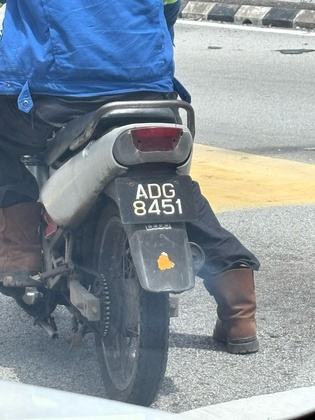
%> input picture Preprocessing/Motor/Motor4.jpg, 315 x 420 px, shrunk from 960 x 1280 before the run
$ octave Testing1.m   (GNU Octave 9; MATLAB toolbox functions it lacks are replaced by stand-ins)
%> lines starting %> are read from the running program, lines starting %| are printed output that depends on the picture; in (x1, y1, x2, y2) boxes, pixels count from 0 and x2, y2 are one past the last pixel; in counts of white or black regions, pixels touching at a corner belong together; the program's own positions count from 1
% Read the image
img = imread('C:\Users\ianbi\Desktop\MATLAB\Preprocessing\Motor\Motor4.jpg');
%> img is the input picture: size 420x315x3 uint8; mean R, G, B 133, 144.6, 154.9

% Step 1: Convert the image to grayscale
gray_img = rgb2gray(img);
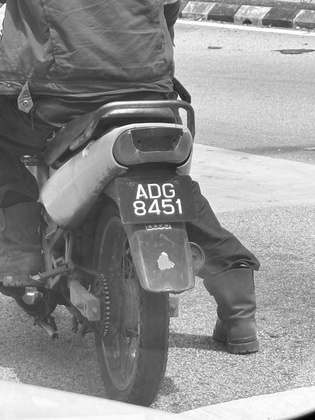
%> gray_img: size 420x315 uint8; min 2, max 255, mean 142.3

% Step 2: Apply image thresholding (black and white)
bw_img = imbinarize(gray_img);
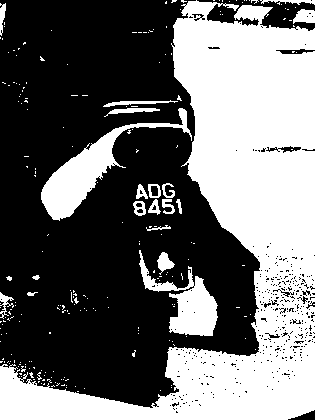
%> bw_img: size 420x315 logical; 42.6% white; 231 white regions (210 under 20 px), largest, box (x1, y1, x2, y2) and area: (0, 0, 315, 420) 47570, (41, 108, 192, 221) 3671, (139, 250, 218, 336) 2447

% Step 3: Edge Detection
edge_img = edge(bw_img, 'Canny');
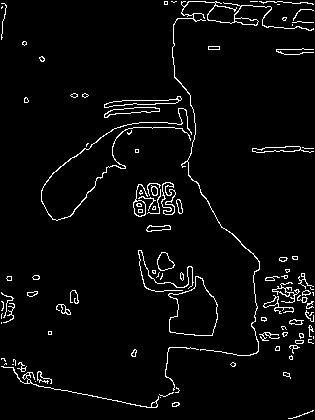
%> edge_img: size 420x315 logical; 3.8% white in thin lines or dots

% Step 4: Morphological dilation to enhance edges
se = strel('rectangle', [5,5]); % Create a structuring element (you can change size)
dilated_img = imdilate(edge_img, se);
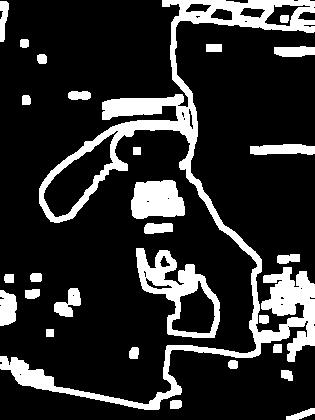
%> dilated_img: size 420x315 logical; 17.7% white; 28 white regions

% Step 5: Find the license plate region
% Using region properties to detect the plate based on its size
stats = regionprops(dilated_img, 'BoundingBox', 'Area');
%> stats = 28 regions; largest, box (x1, y1, x2, y2) and Area: (0, 0, 315, 410) 14659, (136, 248, 220, 338) 2649, (131, 180, 185, 219) 1717, (250, 144, 315, 155) 596, (0, 290, 17, 326) 504
% Filter regions based on area (you can tweak the area threshold)
plate_regions = stats([stats.Area] > 1000); % You can adjust threshold for plate size
%> plate_regions = 3 regions; box (x1, y1, x2, y2) and Area: (0, 0, 315, 410) 14659, (136, 248, 220, 338) 2649, (131, 180, 185, 219) 1717

% Step 6: Extract the license plate region from the image
if ~isempty(plate_regions)
    for k = 1:length(plate_regions)
        % Extract bounding box of the license plate
        bbox = plate_regions(k).BoundingBox;
        plate = imcrop(gray_img, bbox); % Crop the license plate area

        % Step 7: Apply thresholding to the cropped region (to isolate characters)
        plate_bw = imbinarize(plate);

        % Step 8: Perform morphological operations (like dilation) to separate characters
        plate_dilated = imdilate(plate_bw, se);

        % Step 9: Find individual characters in the plate
        char_stats = regionprops(plate_dilated, 'BoundingBox');

        % Step 10: Extract each character
        for i = 1:length(char_stats)
            char_bbox = char_stats(i).BoundingBox;
            char_img = imcrop(plate_dilated, char_bbox); % Crop each character
            imshow(char_img); % Display character
            pause(0.5); % Wait a bit to show each character (optional)
        end

        % You can integrate OCR here if you need to recognize the text
%> (the run ends here)

$ run again, with Preprocessing/Motor/Motor1.jpg copied over Preprocessing/Motor/Motor4.jpg
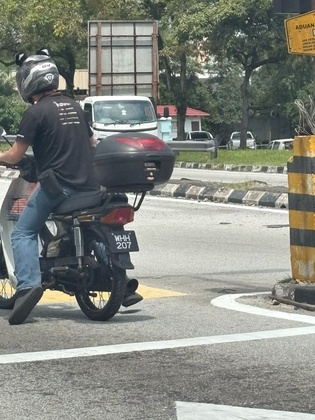
%> input picture Preprocessing/Motor/Motor1.jpg, 315 x 420 px, shrunk from 960 x 1280 before the run
%> img is the input picture: size 420x315x3 uint8; mean R, G, B 130, 133, 125.9
%> `bw_img = imbinarize(gray_img);`:
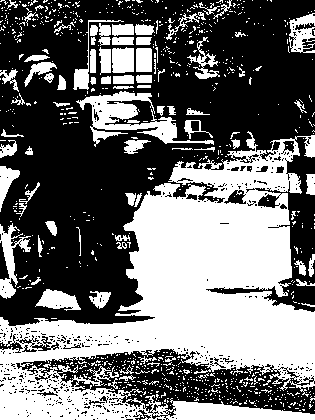
%> bw_img: size 420x315 logical; 43.8% white; 905 white regions (820 under 20 px), largest, box (x1, y1, x2, y2) and area: (0, 131, 315, 420) 42735, (76, 91, 214, 147) 2442, (0, 223, 31, 299) 881
%> edge_img: size 420x315 logical; 10.7% white in thin lines or dots
%> dilated_img: size 420x315 logical; 44.8% white; 31 white regions
%> stats = 31 regions; largest, box (x1, y1, x2, y2) and Area: (0, 0, 315, 357) 32882, (0, 346, 315, 420) 15435, (0, 46, 68, 108) 2015, (0, 222, 43, 301) 1781, (284, 11, 315, 56) 1107
%> plate_regions = 5 regions; box (x1, y1, x2, y2) and Area: (0, 0, 315, 357) 32882, (0, 346, 315, 420) 15435, (0, 46, 68, 108) 2015, (0, 222, 43, 301) 1781, (284, 11, 315, 56) 1107

$ run again, with Preprocessing/Motor/Motor10.jpg copied over Preprocessing/Motor/Motor4.jpg
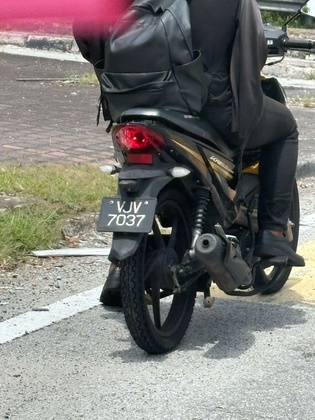
%> input picture Preprocessing/Motor/Motor10.jpg, 315 x 420 px, shrunk from 960 x 1280 before the run
%> img is the input picture: size 420x315x3 uint8; mean R, G, B 121.1, 119.5, 116.2
%> `bw_img = imbinarize(gray_img);`:
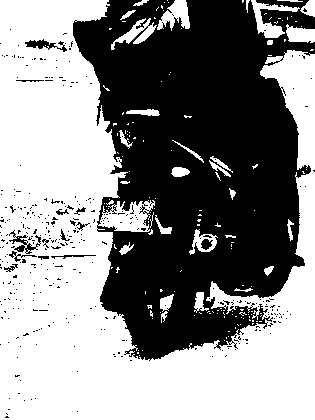
%> bw_img: size 420x315 logical; 55% white; 346 black regions (332 under 20 px), largest, box (x1, y1, x2, y2) and area: (73, 0, 315, 361) 57698, (9, 230, 41, 254) 233, (25, 39, 67, 52) 218
%> edge_img: size 420x315 logical; 4.4% white in thin lines or dots
%> dilated_img: size 420x315 logical; 20.5% white; 30 white regions
%> stats = 30 regions; largest, box (x1, y1, x2, y2) and Area: (23, 0, 315, 362) 13390, (0, 195, 98, 281) 3779, (239, 0, 315, 47) 2027, (108, 0, 192, 52) 1842, (170, 137, 236, 183) 983
%> plate_regions = 4 regions; box (x1, y1, x2, y2) and Area: (23, 0, 315, 362) 13390, (0, 195, 98, 281) 3779, (239, 0, 315, 47) 2027, (108, 0, 192, 52) 1842

$ run again, with Preprocessing/Motor/Motor2.jpg copied over Preprocessing/Motor/Motor4.jpg
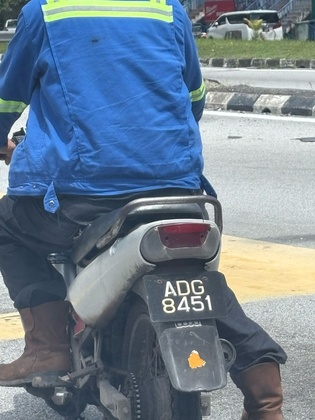
%> input picture Preprocessing/Motor/Motor2.jpg, 315 x 420 px, shrunk from 960 x 1280 before the run
%> img is the input picture: size 420x315x3 uint8; mean R, G, B 110.1, 127.7, 145.3
%> bw_img: size 420x315 logical; 30.3% white; 233 white regions (194 under 20 px), largest, box (x1, y1, x2, y2) and area: (198, 90, 315, 420) 24262, (69, 202, 220, 319) 3666, (196, 57, 315, 100) 2547
%> edge_img: size 420x315 logical; 4.1% white in thin lines or dots
%> dilated_img: size 420x315 logical; 19.1% white; 29 white regions
%> stats = 29 regions; largest, box (x1, y1, x2, y2) and Area: (67, 46, 315, 420) 12752, (199, 7, 292, 48) 2229, (159, 277, 215, 316) 1770, (166, 347, 246, 420) 1684, (0, 101, 33, 201) 1249
%> plate_regions = 6 regions; box (x1, y1, x2, y2) and Area: (67, 46, 315, 420) 12752, (199, 7, 292, 48) 2229, (159, 277, 215, 316) 1770, (166, 347, 246, 420) 1684, (0, 101, 33, 201) 1249, (39, 0, 189, 25) 1132
